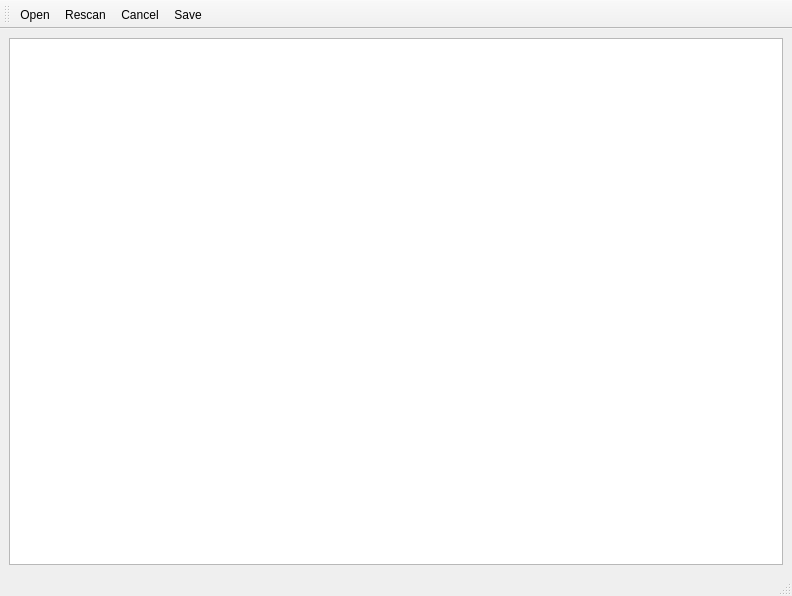
<?xml version="1.0" encoding="UTF-8"?>
<ui version="4.0">
 <class>MainWindow</class>
 <widget class="QMainWindow" name="MainWindow">
  <property name="geometry">
   <rect>
    <x>0</x>
    <y>0</y>
    <width>792</width>
    <height>596</height>
   </rect>
  </property>
  <property name="minimumSize">
   <size>
    <width>0</width>
    <height>596</height>
   </size>
  </property>
  <property name="windowTitle">
   <string>DirAge2</string>
  </property>
  <widget class="QWidget" name="centralwidget">
   <layout class="QVBoxLayout" name="verticalLayout">
    <item>
     <widget class="QTreeView" name="treeView">
      <property name="contextMenuPolicy">
       <enum>Qt::ActionsContextMenu</enum>
      </property>
      <property name="editTriggers">
       <set>QAbstractItemView::NoEditTriggers</set>
      </property>
      <property name="uniformRowHeights">
       <bool>true</bool>
      </property>
     </widget>
    </item>
   </layout>
  </widget>
  <widget class="QMenuBar" name="menubar">
   <property name="geometry">
    <rect>
     <x>0</x>
     <y>0</y>
     <width>792</width>
     <height>22</height>
    </rect>
   </property>
  </widget>
  <widget class="QStatusBar" name="statusbar"/>
  <widget class="QToolBar" name="toolBar">
   <property name="windowTitle">
    <string>toolBar</string>
   </property>
   <property name="toolButtonStyle">
    <enum>Qt::ToolButtonTextBesideIcon</enum>
   </property>
   <attribute name="toolBarArea">
    <enum>TopToolBarArea</enum>
   </attribute>
   <attribute name="toolBarBreak">
    <bool>false</bool>
   </attribute>
   <addaction name="actionOpen"/>
   <addaction name="actionRescan"/>
   <addaction name="actionCancel"/>
   <addaction name="actionSaveReport"/>
  </widget>
  <action name="actionOpen">
   <property name="icon">
    <iconset theme="folder-open">
     <normaloff>.</normaloff>.</iconset>
   </property>
   <property name="text">
    <string>Open</string>
   </property>
   <property name="toolTip">
    <string>Open a directory</string>
   </property>
   <property name="shortcut">
    <string>Ctrl+O</string>
   </property>
  </action>
  <action name="actionRescan">
   <property name="icon">
    <iconset theme="view-refresh">
     <normaloff>.</normaloff>.</iconset>
   </property>
   <property name="text">
    <string>Rescan</string>
   </property>
   <property name="toolTip">
    <string>Rescan</string>
   </property>
   <property name="shortcut">
    <string>Ctrl+R</string>
   </property>
  </action>
  <action name="actionCancel">
   <property name="icon">
    <iconset theme="application-exit">
     <normaloff>.</normaloff>.</iconset>
   </property>
   <property name="text">
    <string>Cancel</string>
   </property>
   <property name="shortcut">
    <string>Ctrl+C</string>
   </property>
  </action>
  <action name="actionOpenFromView">
   <property name="icon">
    <iconset theme="folder-open">
     <normaloff>.</normaloff>.</iconset>
   </property>
   <property name="text">
    <string>Open</string>
   </property>
   <property name="shortcut">
    <string>Shift+Return</string>
   </property>
  </action>
  <action name="actionOpenFromViewInFM">
   <property name="text">
    <string>Open in File Manager</string>
   </property>
   <property name="shortcut">
    <string>Ctrl+Return</string>
   </property>
  </action>
  <action name="actionScaleLinear">
   <property name="checkable">
    <bool>true</bool>
   </property>
   <property name="text">
    <string>Linear Scale</string>
   </property>
  </action>
  <action name="actionScaleSqrt">
   <property name="checkable">
    <bool>true</bool>
   </property>
   <property name="text">
    <string>Scale by sqrt</string>
   </property>
  </action>
  <action name="actionScaleLn">
   <property name="checkable">
    <bool>true</bool>
   </property>
   <property name="text">
    <string>Scale by ln</string>
   </property>
   <property name="toolTip">
    <string>Scale by log10</string>
   </property>
  </action>
  <action name="actionSearchFixed">
   <property name="checkable">
    <bool>true</bool>
   </property>
   <property name="text">
    <string>ABC</string>
   </property>
   <property name="toolTip">
    <string>Search by String</string>
   </property>
  </action>
  <action name="actionSearchWildcard">
   <property name="checkable">
    <bool>true</bool>
   </property>
   <property name="text">
    <string>*?</string>
   </property>
   <property name="toolTip">
    <string>Search by Wildcard Pattern</string>
   </property>
  </action>
  <action name="actionSearchRegex">
   <property name="checkable">
    <bool>true</bool>
   </property>
   <property name="text">
    <string>^.</string>
   </property>
   <property name="toolTip">
    <string>Search by Regular Expression</string>
   </property>
  </action>
  <action name="actionSearchNext">
   <property name="text">
    <string>Find Next</string>
   </property>
   <property name="shortcut">
    <string>F3</string>
   </property>
  </action>
  <action name="actionSearchPrevious">
   <property name="text">
    <string>Find Previous</string>
   </property>
   <property name="shortcut">
    <string>Shift+F3</string>
   </property>
  </action>
  <action name="actionExpandAll">
   <property name="text">
    <string>Expand All</string>
   </property>
  </action>
  <action name="actionExpandCollapseSiblingsToLevel">
   <property name="text">
    <string>Collapse Siblings to Level</string>
   </property>
  </action>
  <action name="actionSaveReport">
   <property name="icon">
    <iconset theme="document-save"/>
   </property>
   <property name="text">
    <string>Save</string>
   </property>
   <property name="toolTip">
    <string>Save Report as JSON</string>
   </property>
  </action>
 </widget>
 <resources/>
 <connections/>
</ui>
